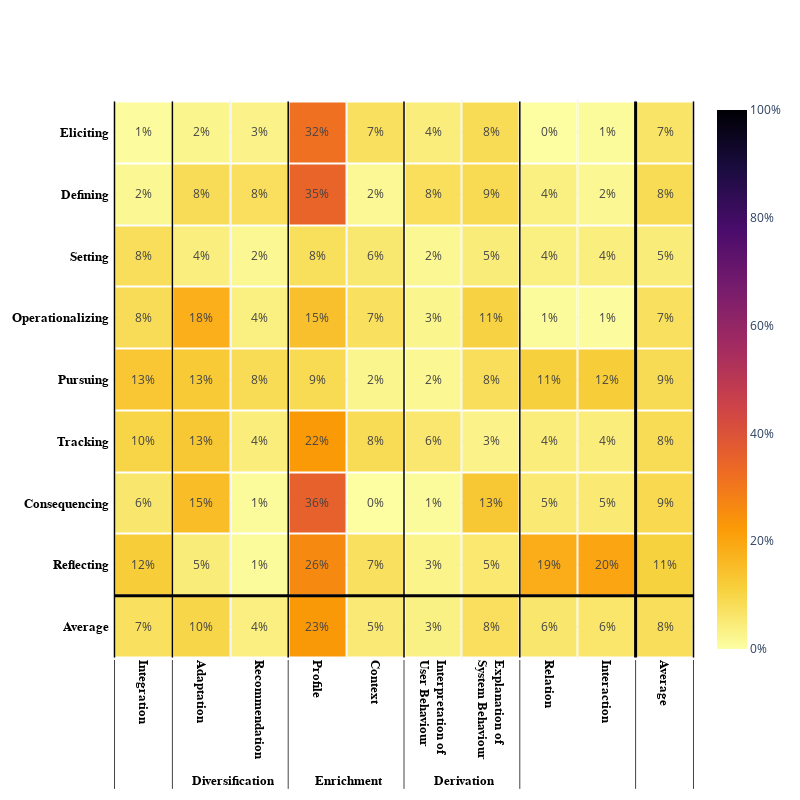

Notebook source saved alongside this figure:
### Code cell
# 17a final
def create_heatmap_mean_phase(df, order_dict):
    # define feature type and phase order
    feature_type = 'Cross-Cutting'
    phase_order = ['Eliciting', 'Defining', 'Setting', 'Operationalizing', 'Pursuing', 'Tracking', 'Consequencing',
                   'Reflecting']

    # Group by Phase, Domain, Feature und Subfeature and calculate the mean
    df_grouped_phase = df.groupby(level=['phase', 'feat', 'subfeat']).sum().T.groupby(level='domain').mean().T.unstack(
        level='phase')
    df_grouped_phase = df_grouped_phase.T.groupby(level=['phase']).mean()

    # Funktion for extracting the ordered feature-subfeature pairs
    def get_ordered_feats(order_dict):
        ordered_feats = []
        for feat, subfeats in order_dict.items():
            if subfeats:
                for subfeat in subfeats:
                    ordered_feats.append((feat, subfeat))
            else:
                ordered_feats.append((feat, None))
        return ordered_feats

    ordered_feats = get_ordered_feats(order_dict)

    # reorder the columns of df_grouped_phase according to the desired order
    df_columns = list(df_grouped_phase.columns)
    ordered_columns = [col for col in ordered_feats if col in df_columns]

    df_grouped_phase = df_grouped_phase[ordered_columns]
    df_grouped_phase = df_grouped_phase.T[phase_order[::-1]].T

    # convert to 2D array for heatmap
    heatmap_data = df_grouped_phase.values

    # Compute row and column averages
    row_averages = np.mean(heatmap_data, axis=1, keepdims=True)
    col_averages = np.mean(heatmap_data, axis=0, keepdims=True)
    overall_average = np.mean(heatmap_data)

    # Append row averages to heatmap_data
    heatmap_data_with_row_avg = np.hstack([heatmap_data, row_averages])

    # Create new row with column averages and overall average
    new_row = np.append(col_averages, overall_average).reshape(1, -1)

    # Append new row to data
    heatmap_data_final = np.vstack([new_row, heatmap_data_with_row_avg])

    # Add average to the front of the domain order
    phase_order = ['Average'] + phase_order[::-1]

    # Prepare the axis labels
    feat_subfeat_list = [
        [' ', 'Diversification', 'Diversification', 'Enrichment', 'Enrichment', 'Derivation', 'Derivation',
         '\u2062',
         '\u2062', '   '],
        ['Integration', 'Adaptation', 'Recommendation', 'Profile', 'Context',
         'Interpretation of<br>User Behaviour', 'Explanation of<br>System Behaviour',
         'Relation',
         'Interaction', 'Average']]
    
    # Create the heatmap
    fig = go.Figure(data=go.Heatmap(
        z=heatmap_data_final,  # Updated values for the heatmap
        x=feat_subfeat_list,  # X-axis labels (Features/Subfeatures)
        y=[x + ' ' for x in phase_order],  # Y-axis labels (Domains)
        colorscale='Inferno_r',
        zmin=0, zmax=1, xgap=2, ygap=2,
        colorbar=dict(
            tickformat='.0%'  # Set formatting to percentages
        ),
        texttemplate="%{z:.0%}"
    ))

    # set layout
    fig.update_layout(
        template='plotly_white', height=800, width=800,
        xaxis_tickangle=90,
        xaxis_title_font=dict(weight='bold', color='black')
    )

    # make font bold
    fig.update_xaxes(tickfont=dict(family='Arial', size=13, color='black', weight='bold'))
    fig.update_yaxes(tickfont=dict(family='Arial', size=13, color='black', weight='bold'))
    
    # get number of rows and columns for placing lines in the heatmap
    n_rows, n_cols = heatmap_data.shape
    n_rows = n_rows + 1

    # Add vertical lines between all cells for left/right borders
    for i in range(n_cols + 2):  # evtl +1
        feat_labels = feat_subfeat_list[0]
        if i == n_cols: # bold line for mean
            fig.add_shape(
                type="line",
                x0=i - 0.5, y0=-0.5, x1=i - 0.5, y1=n_rows - 0.5,
                line=dict(color="black", width=3),
            )
        elif i < n_cols and i != 0: # line between feature-classes
            if feat_labels[i - 1] != feat_labels[i]:
                fig.add_shape(
                    type="line",
                    x0=i - 0.5, y0=-0.5, x1=i - 0.5, y1=n_rows - 0.5,
                    line=dict(color="black", width=1.5),
                )
        else: # first and last line
            fig.add_shape(
                type="line",
                x0=i - 0.5, y0=-0.5, x1=i - 0.5, y1=n_rows - 0.5,
                line=dict(color="black", width=1.5),
            )
    
    # add one horizontal line for the mean
    fig.add_shape(
                type="line",
                x0=-0.5, y0=1 - 0.5, x1=n_cols + 1 - 0.5, y1=1 - 0.5,
                line=dict(color="black", width=3),
            )
    
    # add annotation for the overall classes
    fig.add_annotation(
        x=0.5,  # Relative x-position
        y=-0.307,  # Position above the x-axis
        text="\u2009|               System               \u200A|                   Knowledge                   |\u200A          Social        |              |",
        showarrow=False,
        xref="paper",
        yref="paper",
        font=dict(size=14, color="black", family="Arial", weight="bold"),
        align="center",
    )
    # show image/plot
    fig.show()

    # save as pdf and png
    fig.write_image(f'../images/pdf/17A_{feature_type}_Features_Distribution_in_all_phases_heatmap.pdf')
    fig.write_image(f'../images/png/17A_{feature_type}_Features_Distribution_in_all_phases_heatmap.png')

create_heatmap_mean_phase(df_cross_cutting, cross_cutting_order)

### Figure 1 — Plotly figure (JSON) as saved in the notebook; plotly's stock layout.template omitted (floating-point values rounded to 4 significant figures)
{"data": [{"colorbar": {"tickformat": ".0%"}, "colorscale": [[0.0, "#fcffa4"], [0.1111, "#f7d13d"], [0.2222, "#fb9b06"], [0.3333, "#ed6925"], [0.4444, "#cf4446"], [0.5556, "#a52c60"], [0.6667, "#781c6d"], [0.7778, "#4a0c6b"], [0.8889, "#1b0c41"], [1.0, "#000004"]], "texttemplate": "%{z:.0%}", "x": [[" ", "Diversification", "Diversification", "Enrichment", "Enrichment", "Derivation", "Derivation", "", "", "   "], ["Integration", "Adaptation", "Recommendation", "Profile", "Context", "Interpretation of<br>User Behaviour", "Explanation of<br>System Behaviour", "Relation", "Interaction", "Average"]], "xgap": 2, "y": ["Average ", "Reflecting ", "Consequencing ", "Tracking ", "Pursuing ", "Operationalizing ", "Setting ", "Defining ", "Eliciting "], "ygap": 2, "z": [[0.07454, 0.09794, 0.03851, 0.2276, 0.05099, 0.03469, 0.07668, 0.06015, 0.06129, 0.08026], [0.1165, 0.04608, 0.009804, 0.2602, 0.07439, 0.02761, 0.0548, 0.1859, 0.2008, 0.1085], [0.05895, 0.1531, 0.009441, 0.358, 0.003205, 0.009266, 0.1298, 0.05325, 0.05325, 0.09202], [0.1006, 0.1299, 0.044, 0.2248, 0.08438, 0.05701, 0.02778, 0.04417, 0.04417, 0.08409], [0.1322, 0.1253, 0.0837, 0.08765, 0.02475, 0.01852, 0.07874, 0.1119, 0.1183, 0.08678], [0.08335, 0.1807, 0.0374, 0.146, 0.07461, 0.02513, 0.1051, 0.009091, 0.006061, 0.07417], [0.08015, 0.04007, 0.01853, 0.078, 0.05592, 0.01924, 0.0463, 0.03705, 0.04008, 0.04615], [0.01853, 0.08337, 0.07689, 0.348, 0.01603, 0.07729, 0.08708, 0.03688, 0.01853, 0.08473], [0.006061, 0.02494, 0.02832, 0.3178, 0.07461, 0.04346, 0.08388, 0.00303, 0.009091, 0.06569]], "zmax": 1, "zmin": 0, "type": "heatmap"}], "layout": {"xaxis": {"title": {"font": {"weight": "bold", "color": "black"}}, "tickangle": 90, "tickfont": {"family": "Arial", "size": 13, "color": "black", "weight": "bold"}}, "height": 800, "width": 800, "yaxis": {"tickfont": {"family": "Arial", "size": 13, "color": "black", "weight": "bold"}}, "shapes": [{"line": {"color": "black", "width": 1.5}, "type": "line", "x0": -0.5, "x1": -0.5, "y0": -0.5, "y1": 8.5}, {"line": {"color": "black", "width": 1.5}, "type": "line", "x0": 0.5, "x1": 0.5, "y0": -0.5, "y1": 8.5}, {"line": {"color": "black", "width": 1.5}, "type": "line", "x0": 2.5, "x1": 2.5, "y0": -0.5, "y1": 8.5}, {"line": {"color": "black", "width": 1.5}, "type": "line", "x0": 4.5, "x1": 4.5, "y0": -0.5, "y1": 8.5}, {"line": {"color": "black", "width": 1.5}, "type": "line", "x0": 6.5, "x1": 6.5, "y0": -0.5, "y1": 8.5}, {"line": {"color": "black", "width": 3}, "type": "line", "x0": 8.5, "x1": 8.5, "y0": -0.5, "y1": 8.5}, {"line": {"color": "black", "width": 1.5}, "type": "line", "x0": 9.5, "x1": 9.5, "y0": -0.5, "y1": 8.5}, {"line": {"color": "black", "width": 3}, "type": "line", "x0": -0.5, "x1": 9.5, "y0": 0.5, "y1": 0.5}], "annotations": [{"align": "center", "font": {"color": "black", "family": "Arial", "size": 14, "weight": "bold"}, "showarrow": false, "text": " |               System                |                   Knowledge                   |           Social        |              |", "x": 0.5, "xref": "paper", "y": -0.307, "yref": "paper"}]}}
